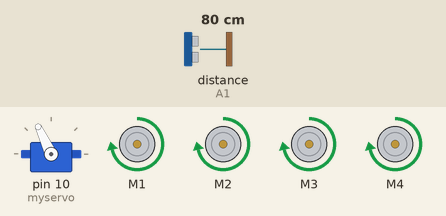
Simulated run of this sketch. Board: Arduino Uno, built with avr-gcc and run on an emulated ATmega328P. On the bench: servo, 4 × DC motor (green arrow = forward, orange = backward, longer = faster). The test bench sets the inputs (shaded band); at power-on: distance to the obstacle (sensor on A1) 80 cm. The echo pulse lasts 58.3 µs per cm.

Above: at 3.2 s.
3.3 s: distance to the obstacle (sensor on A1) set to 17 cm
4.8 s: distance to the obstacle (sensor on A1) set to 13 cm
At 5.62 s:
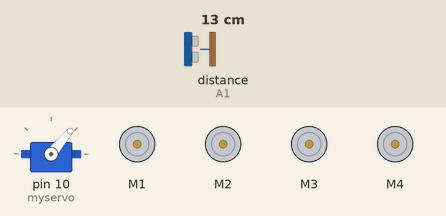
At 6.7 s:
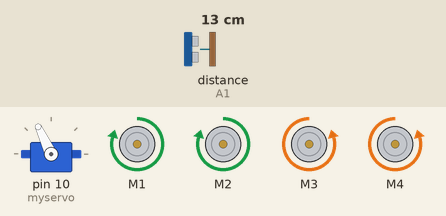
Timing chart, 0 to 13.8 s (numbered marks = the images above; inputs shaded):
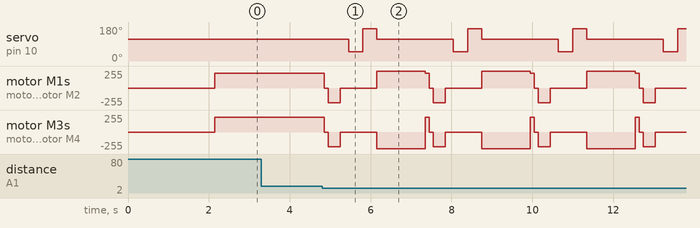

Measured:
- the behaviour switches between 16 and 15 cm on distance to the obstacle (sensor on A1) (found by bisection; images 0 and 1)
- after the input at 3.3 s, every drawn part: stays the same
- after the input at 4.8 s, servo on pin 10 (myservo): 115° → 50° after 0.65 s, then repeats every 2.6 s: 170° 0.35 s, 115° 1.9 s, 50° 0.35 s; motor M1: forward 220/255 → stopped after 0.05 s, then repeats every 2.6 s: backward 220/255 0.30 s, stopped 0.90 s, forward 250/255 1.2 s, forward 220/255 0.09 s, stopped 0.10 s

The sketch:

obstacle_avoidance.ino
```cpp
#include <AFMotor.h>
#include <NewPing.h>
#include <Servo.h>

#define TRIG_PIN A0
#define ECHO_PIN A1
#define MAX_DISTANCE 200
#define MAX_SPEED 220
#define TURN_SPEED 250  // Speed for turning
#define TURN_DURATION 1200  // Increased duration of turn in milliseconds

NewPing sonar(TRIG_PIN, ECHO_PIN, MAX_DISTANCE);

AF_DCMotor motor1(1, MOTOR12_1KHZ);
AF_DCMotor motor2(2, MOTOR12_1KHZ);
AF_DCMotor motor3(3, MOTOR34_1KHZ);
AF_DCMotor motor4(4, MOTOR34_1KHZ);
Servo myservo;

boolean goesForward = false;
int distance = 100;

void setup() {
  myservo.attach(10);
  myservo.write(115);
  delay(2000);
  distance = readPing();
}

void loop() {
  delay(40);  // Delay for sensor reading stability
  distance = readPing();

  if (distance <= 15) {
    moveStop();
    delay(100);
    moveBackward();
    delay(300);
    moveStop();
    delay(200);

    int distanceR = lookRight();
    int distanceL = lookLeft();

    if (distanceR >= distanceL) {
      turnRight();
    } else {
      turnLeft();
    }
  } else {
    moveForward();
  }
}

int lookRight() {
  myservo.write(50);
  delay(300);  // Allow time for servo to reach position
  int distance = readPing();
  myservo.write(115);  // Return to center position
  return distance;
}

int lookLeft() {
  myservo.write(170);
  delay(300);  // Allow time for servo to reach position
  int distance = readPing();
  myservo.write(115);  // Return to center position
  return distance;
}

int readPing() {
  delay(50);  // Allow time for the sensor to stabilize
  int cm = sonar.ping_cm();
  return (cm == 0) ? 250 : cm;  // Return 250 if ping fails
}

void moveStop() {
  motor1.run(RELEASE);
  motor2.run(RELEASE);
  motor3.run(RELEASE);
  motor4.run(RELEASE);
}

void moveForward() {
  if (!goesForward) {
    goesForward = true;
    motor1.setSpeed(MAX_SPEED);
    motor2.setSpeed(MAX_SPEED);
    motor3.setSpeed(MAX_SPEED);
    motor4.setSpeed(MAX_SPEED);
    motor1.run(FORWARD);
    motor2.run(FORWARD);
    motor3.run(FORWARD);
    motor4.run(FORWARD);
  }
}

void moveBackward() {
  goesForward = false;
  motor1.setSpeed(MAX_SPEED);
  motor2.setSpeed(MAX_SPEED);
  motor3.setSpeed(MAX_SPEED);
  motor4.setSpeed(MAX_SPEED);
  motor1.run(BACKWARD);
  motor2.run(BACKWARD);
  motor3.run(BACKWARD);
  motor4.run(BACKWARD);
}

void turnRight() {
  motor1.setSpeed(TURN_SPEED);
  motor2.setSpeed(TURN_SPEED);
  motor3.setSpeed(TURN_SPEED);
  motor4.setSpeed(TURN_SPEED);
  motor1.run(FORWARD);
  motor2.run(FORWARD);
  motor3.run(BACKWARD);
  motor4.run(BACKWARD);
  delay(TURN_DURATION);  // Adjusted duration for turning
  moveForward();  // Continue moving forward after turning
}

void turnLeft() {
  motor1.setSpeed(TURN_SPEED);
  motor2.setSpeed(TURN_SPEED);
  motor3.setSpeed(TURN_SPEED);
  motor4.setSpeed(TURN_SPEED);
  motor1.run(BACKWARD);
  motor2.run(BACKWARD);
  motor3.run(FORWARD);
  motor4.run(FORWARD);
  delay(TURN_DURATION);  // Adjusted duration for turning
  moveForward();  // Continue moving forward after turning
}
```
